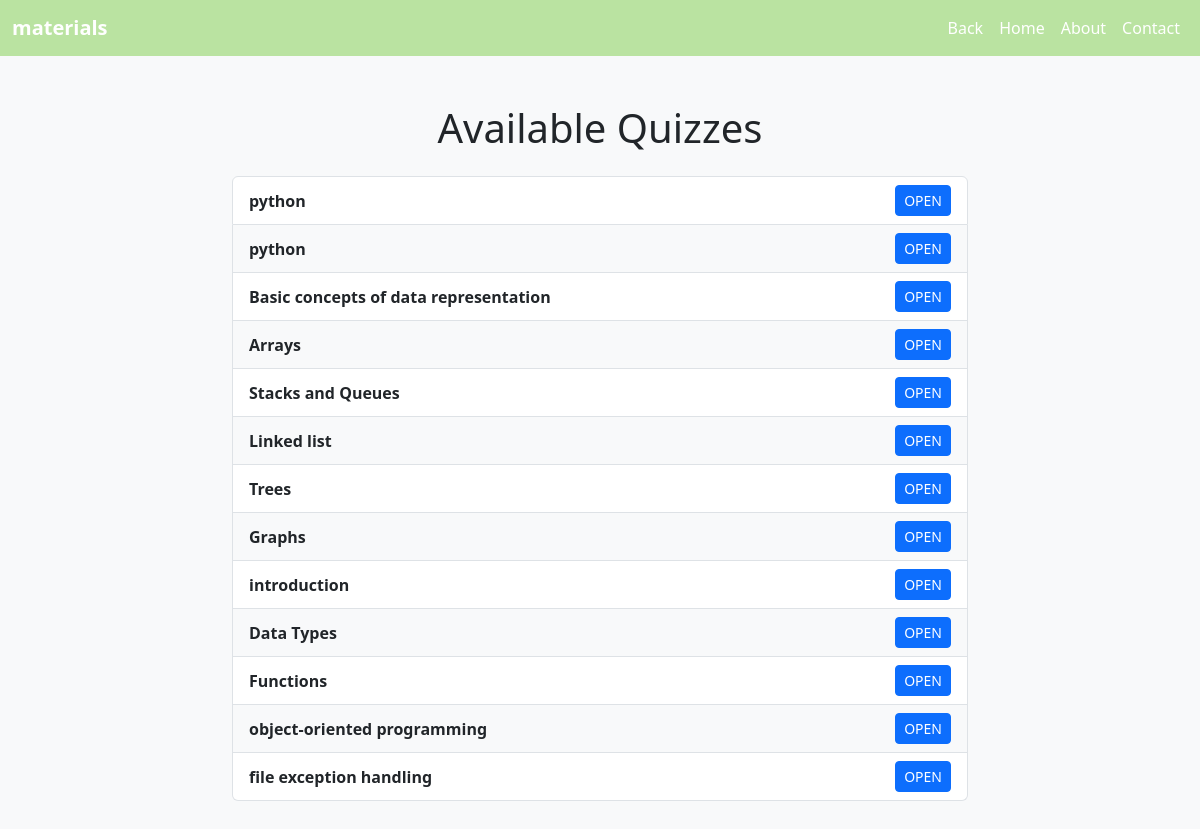
Before: /quizzes/ with the older database file.
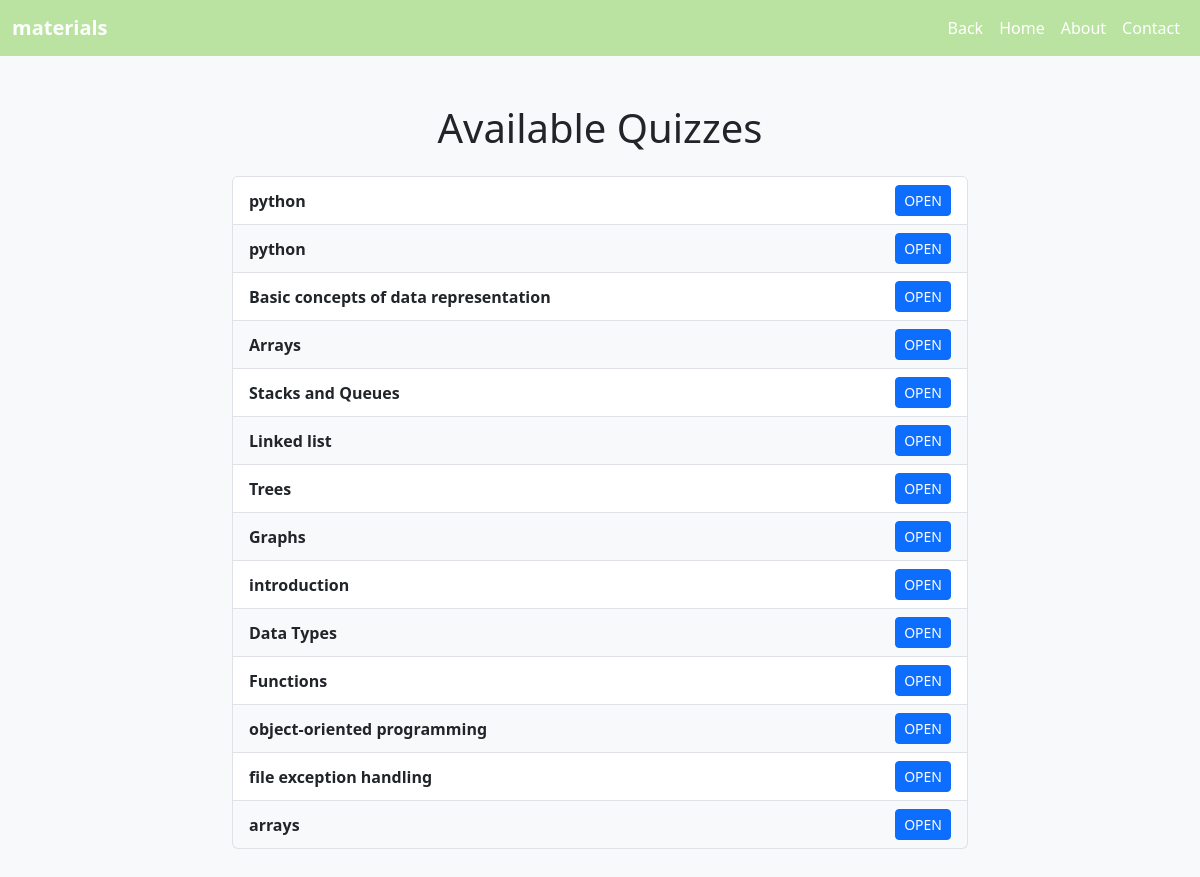
After: the same page with the newer database file.
### lms/models.py (models this page shows, shortened)
class Quiz(models.Model):
    course_content = models.ForeignKey('CourseContent', on_delete=models.CASCADE, related_name='quizzes',null=True, blank=True)
    title = models.CharField(max_length=255)
    description = models.TextField()
    marks = models.IntegerField(default=1)  # Ensure this field exists in your model
    time_limit = models.IntegerField(default=10)

### lms/views.py (the view)
# urls.py: path('quizzes/',quiz_list,name='quiz_list'),
def quiz_list(request):
    quizzes = Quiz.objects.all()  # Get all quizzes from the database
    return render(request, 'quiz_list.html', {'quizzes': quizzes})

### lms/templates/quiz_list.html (shortened to what this page needs)
<!DOCTYPE html>
<html>
<head>
    <link href="https://cdn.jsdelivr.net/npm/bootstrap@5.3.0/dist/css/bootstrap.min.css" rel="stylesheet">
</head>
<body class="bg-light">
  <body>
    <nav class="navbar navbar-expand-lg" style="background-color: hwb(97 63% 11%);">
      <div class="container-fluid">
        <a class="navbar-brand text-white" href="#" style="font-weight: bold;">materials</a>
        <div class="collapse navbar-collapse" id="navbarNav">
          <ul class="navbar-nav ms-auto">
            <li class="nav-item">
              <a class="nav-link text-white active" aria-current="page" href="{% url 'view_all'%}" style="font-size: 16px;">Back </a>
            </li>
            <li class="nav-item">
              <a class="nav-link text-white active" aria-current="page" href="{% url 'teacher_dashboard'%}" style="font-size: 16px;">Home </a>
            </li>
            <li class="nav-item">
              <a class="nav-link text-white" href="#" style="font-size: 16px;">About</a>
            </li>
            <li class="nav-item">
              <a class="nav-link text-white" href="#" style="font-size: 16px;">Contact          </a>
            </li>
          </ul>
        </div>
      </div>
    </nav>
    <div class="container my-5">
        <h1 class="text-center mb-4">Available Quizzes</h1>
        <div class="row">
            <div class="col-md-8 offset-md-2">
                <div class="list-group">
                    {% for quiz in quizzes %}
                        <div class="list-group-item d-flex justify-content-between align-items-center
                            {% cycle 'bg-white' 'bg-light' %}">
                            <span class="fw-bold">{{ quiz.title }}</span>
                            <a href="{% url 'attempt_quiz' quiz.id %}" class="btn btn-primary btn-sm">
                                OPEN
                            </a>
                        </div>
                    {% empty %}
                        <div class="alert alert-warning text-center" role="alert">
                            No quizzes available.
                        </div>
                    {% endfor %}
                </div>
            </div>
        </div>
    </div>
</body>
</html>

Changed rows visible on the page:
added Quiz: title "arrays"
